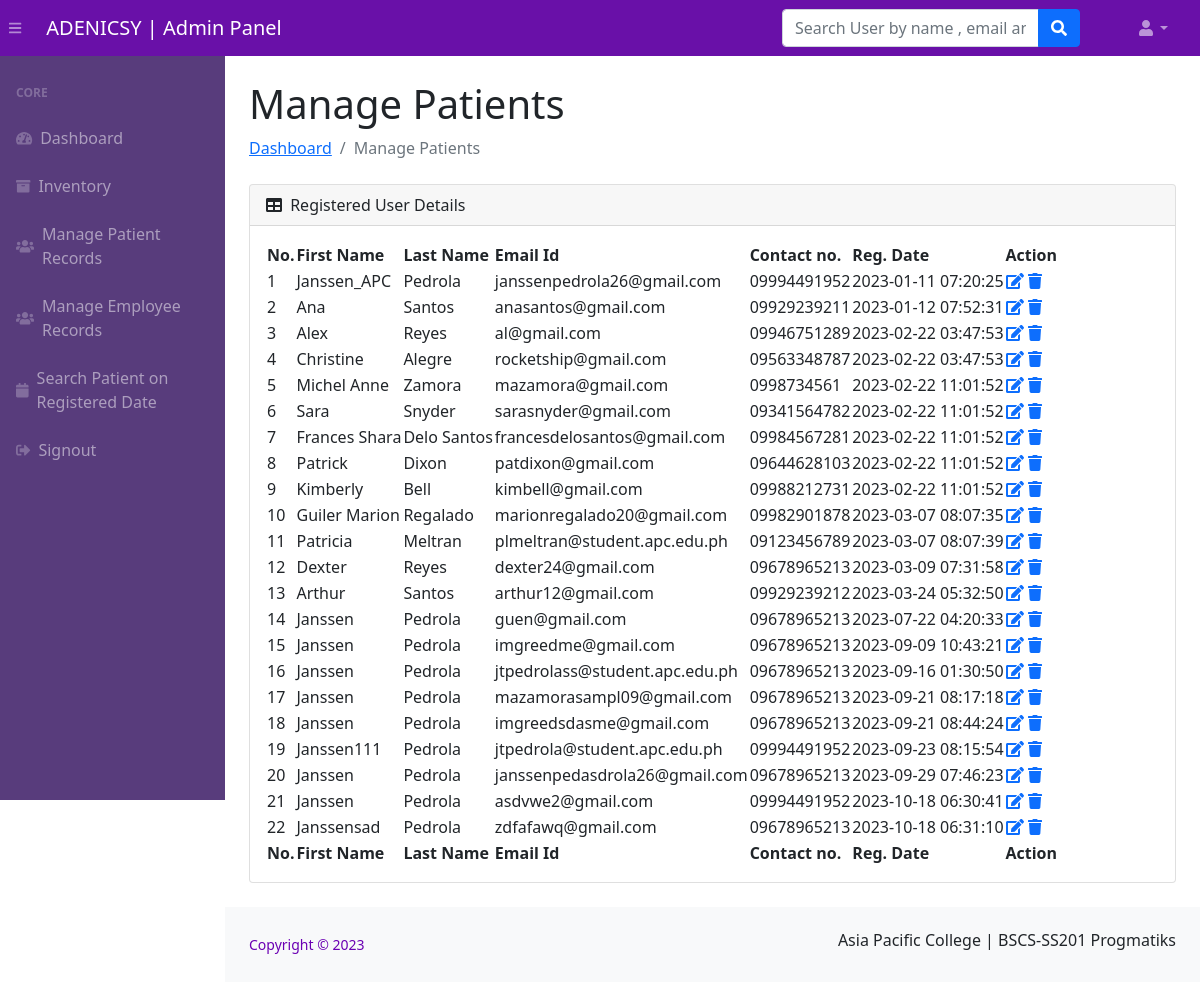
The page /admin/manage-users.php (signed in) on the database its author committed.
### tables this page shows
CREATE TABLE `patient` (
  `id` int(11) NOT NULL,
  `fname` varchar(255) DEFAULT NULL,
  `lname` varchar(255) DEFAULT NULL,
  `email` varchar(255) DEFAULT NULL,
  `birthday` varchar(255) NOT NULL,
  `Age` int(211) NOT NULL,
  `password` varchar(300) DEFAULT NULL,
  `token` varchar(100) NOT NULL,
  `contactno` varchar(11) DEFAULT NULL,
  `posting_date` timestamp NOT NULL DEFAULT current_timestamp(),
  `h_password` varchar(255) DEFAULT NULL,
  `verified` tinyint(4) NOT NULL,
  `reset_token` varchar(255) DEFAULT NULL,
  `reset_token_expire` datetime DEFAULT NULL
);

### admin/manage-users.php (the view, shortened to what this page needs)
<?php session_start();
include_once('../includes/config.php');
if (strlen($_SESSION['adminid'] == 0)) {
    header('location:logout.php');
} else {
?>
    <!DOCTYPE html>
    <html lang="en">
    <head>
        <link href="https://cdn.jsdelivr.net/npm/simple-datatables@latest/dist/style.css" rel="stylesheet" />
        <link href="../css/styles.css" rel="stylesheet" />
    </head>
    <body class="sb-nav-fixed">
        <?php include_once('includes/navbar.php'); ?>
        <div id="layoutSidenav">
            <?php include_once('includes/sidebar.php'); ?>
            <div id="layoutSidenav_content">
                <main>
                    <div class="container-fluid px-4">
                        <h1 class="mt-4">Manage Patients</h1>
                        <ol class="breadcrumb mb-4">
                            <li class="breadcrumb-item"><a href="dashboard.php">Dashboard</a></li>
                            <li class="breadcrumb-item active">Manage Patients</li>
                        </ol>
                        <div class="card mb-4">
                            <div class="card-header">
                                <i class="fas fa-table me-1"></i>
                                Registered User Details
                            </div>
                            <div class="card-body">
                                <table id="datatablesSimple">
                                    <thead>
                                        <tr>
                                            <th>No.</th>
                                            <th>First Name</th>
                                            <th>Last Name</th>
                                            <th>Email Id</th>
                                            <th>Contact no.</th>
                                            <th>Reg. Date</th>
                                            <th>Action</th>
                                        </tr>
                                    </thead>
                                    <tfoot>
                                        <tr>
                                            <th>No.</th>
                                            <th>First Name</th>
                                            <th>Last Name</th>
                                            <th>Email Id</th>
                                            <th>Contact no.</th>
                                            <th>Reg. Date</th>
                                            <th>Action</th>
                                        </tr>
                                    </tfoot>
                                    <tbody>
                                        <?php $ret = mysqli_query($con, "select * from patient");
                                        $cnt = 1;
                                        while ($row = mysqli_fetch_array($ret)) { ?>
                                            <tr>
                                                <td><?php echo $cnt; ?></td>
                                                <td><?php echo $row['fname']; ?></td>
                                                <td><?php echo $row['lname']; ?></td>
                                                <td><?php echo $row['email']; ?></td>
                                                <td><?php echo $row['contactno']; ?></td>
                                                <td><?php echo $row['posting_date']; ?></td>
                                                <td>
                                                    <a href="patient-user-profile.php?uid=<?php echo $row['id']; ?>">
                                                        <i class="fas fa-edit"></i></a>
                                                    <a href="manage-users.php?id=<?php echo $row['id']; ?>" onClick="return confirm('Do you really want to delete this patient?');"><i class="fa fa-trash" aria-hidden="true"></i></a>
                                                </td>
                                            </tr>
                                        <?php $cnt = $cnt + 1;
                                        } ?>
                                    </tbody>
                                </table>
                            </div>
                        </div>
                    </div>
                </main>
                <?php include('../includes/footer.php'); ?>
            </div>
        </div>
    </body>
    </html>
<?php } ?>

### rows shown on the page
patient: fname "Janssen_APC", lname "Pedrola", email "janssenpedrola26@gmail.com", contactno "09994491952", posting_date "2023-01-11 07:20:25"
patient: fname "Ana", lname "Santos", email "anasantos@gmail.com", contactno "09929239211", posting_date "2023-01-12 07:52:31"
patient: fname "Alex", lname "Reyes", email "al@gmail.com", contactno "09946751289", posting_date "2023-02-22 03:47:53"
patient: fname "Christine", lname "Alegre", email "rocketship@gmail.com", contactno "09563348787", posting_date "2023-02-22 03:47:53"
patient: fname "Michel Anne", lname "Zamora", email "mazamora@gmail.com", contactno "0998734561", posting_date "2023-02-22 11:01:52"
patient: fname "Sara", lname "Snyder", email "sarasnyder@gmail.com", contactno "09341564782", posting_date "2023-02-22 11:01:52"
patient: fname "Frances Shara", lname "Delo Santos", email "francesdelosantos@gmail.com", contactno "09984567281", posting_date "2023-02-22 11:01:52"
patient: fname "Patrick", lname "Dixon", email "patdixon@gmail.com", contactno "09644628103", posting_date "2023-02-22 11:01:52"
patient: fname "Kimberly", lname "Bell", email "kimbell@gmail.com", contactno "09988212731", posting_date "2023-02-22 11:01:52"
patient: fname "Guiler Marion", lname "Regalado", email "marionregalado20@gmail.com", contactno "09982901878", posting_date "2023-03-07 08:07:35"
patient: fname "Patricia", lname "Meltran", email "plmeltran@student.apc.edu.ph", contactno "09123456789", posting_date "2023-03-07 08:07:39"
patient: fname "Dexter", lname "Reyes", email "dexter24@gmail.com", contactno "09678965213", posting_date "2023-03-09 07:31:58"
patient: fname "Arthur", lname "Santos", email "arthur12@gmail.com", contactno "09929239212", posting_date "2023-03-24 05:32:50"
patient: fname "Janssen", lname "Pedrola", email "guen@gmail.com", contactno "09678965213", posting_date "2023-07-22 04:20:33"
patient: fname "Janssen", lname "Pedrola", email "imgreedme@gmail.com", contactno "09678965213", posting_date "2023-09-09 10:43:21"
patient: fname "Janssen", lname "Pedrola", email "jtpedrolass@student.apc.edu.ph", contactno "09678965213", posting_date "2023-09-16 01:30:50"
patient: fname "Janssen", lname "Pedrola", email "mazamorasampl09@gmail.com", contactno "09678965213", posting_date "2023-09-21 08:17:18"
patient: fname "Janssen", lname "Pedrola", email "imgreedsdasme@gmail.com", contactno "09678965213", posting_date "2023-09-21 08:44:24"
patient: fname "Janssen111", lname "Pedrola", email "jtpedrola@student.apc.edu.ph", contactno "09994491952", posting_date "2023-09-23 08:15:54"
patient: fname "Janssen", lname "Pedrola", email "janssenpedasdrola26@gmail.com", contactno "09678965213", posting_date "2023-09-29 07:46:23"
patient: fname "Janssen", lname "Pedrola", email "asdvwe2@gmail.com", contactno "09994491952", posting_date "2023-10-18 06:30:41"
patient: fname "Janssensad", lname "Pedrola", email "zdfafawq@gmail.com", contactno "09678965213", posting_date "2023-10-18 06:31:10"
